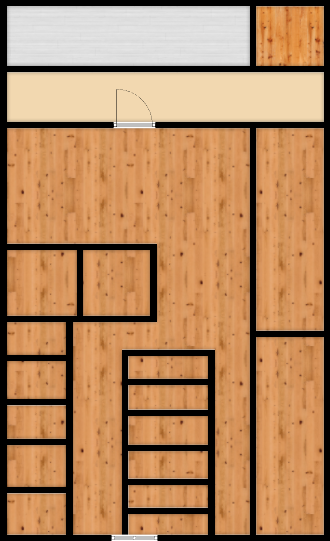
#> input picture Notebooks Data/Level3FP.png, 330 x 541 px, found by its file name
$ jupyter execute --allow-errors 'FBS Bookings extraction.ipynb'
#> lines starting #> are read from the running program, lines starting #| are printed output that depends on the picture
[cell 1]
import urllib.request
import bs4 as bs
import re
import pandas as pd
import numpy as np
import os
import matplotlib.pyplot as plt
from matplotlib import cm
from matplotlib.colors import LinearSegmentedColormap
import seaborn as sns; sns.set()
import matplotlib.image as mpimg
from matplotlib.pyplot import show

[cell 2]
colnames = ['Booking Time',
           'Booking Status',
           'Booking Reference Number',
           'Booked for User Name',
           'Booked for User Org Unit',
           'Booked for User Email Address',
           'Use Type',
           'Purpose of Booking']
df = pd.DataFrame(columns=colnames)
df_secondary = pd.DataFrame(columns=['Top position','Booking Date'])

[cell 3]
rootdir = 'Connexion'
date_list = []
source_code = []
for subdir, dirs, files in os.walk(rootdir):
    for file in files:
        HtmlFile = open(os.path.join(subdir, file), 'r', encoding='utf-8')
        source_code.append(HtmlFile.read())
        date_list.append(file.strip('.html').split('_'))

[cell 4]
booking_title = re.compile('.*Booking Time.*')
for date, daily_booking in zip(date_list,source_code):
    soup = bs.BeautifulSoup(daily_booking)
    div_tags = soup.find_all('div',{'class':"scheduler_bluewhite_event scheduler_bluewhite_event_line0","title":booking_title})
    booking_list = [[item.split(':',1)[1].strip() for item in booking.get('title').split('\n')]for booking in div_tags]
    facility_list = [[item.split(':',1)[1].strip(),date[0]+'/'+date[1]+'/2020'] for booking in div_tags  for item in booking.get('style').split(';') if item.split(':',1)[0].strip() == 'top' ]
    df = df.append(pd.DataFrame(booking_list,columns = colnames))
    df_secondary = df_secondary.append(pd.DataFrame(facility_list,columns=['Top position','Booking Date'])) #Top position is the position of respective facilities in the page

df = pd.concat([df,df_secondary],axis=1)
df.head()

#> (a cell that did not finish here is left out)

#> (a cell that did not finish here is left out)

[cell 7]
df['Booking Time'] = df['Booking Time'].str.replace('-00:00','-23:59')
df['Booking Start'] = pd.to_datetime(df['Booking Date'] + ' ' + df['Booking Time'].str.split('-').str[0])
df['Booking End'] = pd.to_datetime(df['Booking Date'] + ' ' + df['Booking Time'].str.split('-').str[1])
df['Hours Booked'] = df['Booking End'] - df['Booking Start']
#> (the rest of this cell did not finish here and is left out)

[cell 8]
df = df[pd.to_datetime(df['Booking Date'], dayfirst=True).dt.dayofweek.isin([6,5,4])]
df = df[~ (pd.to_datetime(df['Booking Date'], dayfirst=True).dt.dayofweek.isin([4])) & df['Booking Start'].dt.hour < 18]
df

#> (a cell that did not finish here is left out)

# Level 3

[cell 10]
# initializing heatmap with zeros
heatmap_data = np.zeros(600).reshape((30,20))

# populating heatmap with density

# e.g. for x - 1,2,3 y - 6 to 10
#> (the rest of this cell did not finish here and is left out)

[cell 11]
from matplotlib.pyplot import figure
figure(num=None, figsize=(10, 8), dpi=80, facecolor='w', edgecolor='k')

map_img = mpimg.imread('Level3FP.png')
#> map_img is the input picture: shape (541, 330, 3) float32; mean R, G, B 0.709, 0.53, 0.369
hmax = sns.heatmap(heatmap_data,
            cmap = cm.Reds,
            alpha = 0.5, # whole heatmap is translucent
            annot = False,
            zorder = 2,
            square = True
            )

# heatmap uses pcolormesh instead of imshow, so we can't pass through
# extent as a kwarg, so we can't mmatch the heatmap to the map. Instead,
# match the map to the heatmap:

hmax.imshow(map_img,
          aspect = hmax.get_aspect(),
          extent = hmax.get_xlim() + hmax.get_ylim(),
          zorder = 1) #put the map under the heatmap
show()
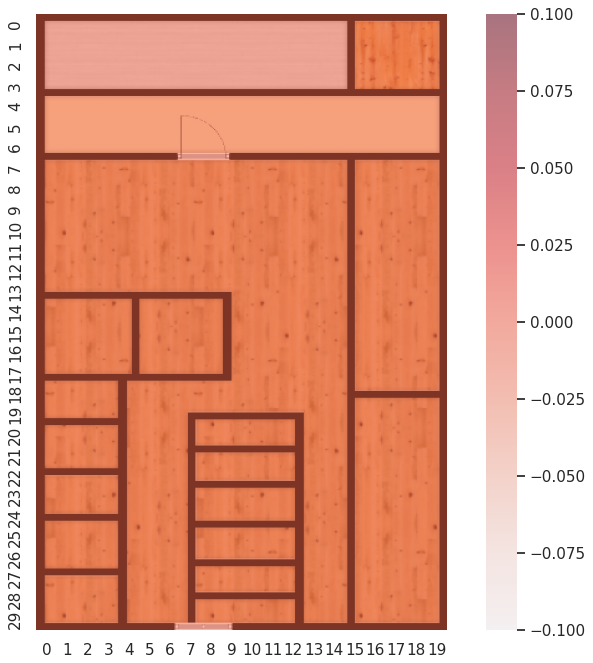
#> figure drawn by matplotlib, 2 panels

[cell 12]
# initializing heatmap with zeros
heatmap_data = np.zeros(600).reshape((30,20))

# populating heatmap with density

# e.g. for x - 1,2,3 y - 6 to 10
#> (the rest of this cell did not finish here and is left out)

[cell 13]
from matplotlib.pyplot import figure
figure(num=None, figsize=(10, 8), dpi=80, facecolor='w', edgecolor='k')

map_img = mpimg.imread('Level4FP.png')
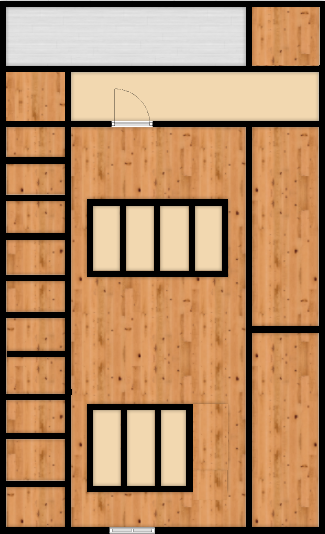
#> input picture Notebooks Data/Level4FP.png, 325 x 534 px, found by its file name
#> map_img is the input picture: shape (534, 325, 4) float32; mean R, G, B, A 0.702, 0.537, 0.384, 1
hmax = sns.heatmap(heatmap_data,
            cmap = cm.Reds,
            alpha = 0.5, # whole heatmap is translucent
            annot = False,
            zorder = 2,
            square = True
            )

# heatmap uses pcolormesh instead of imshow, so we can't pass through
# extent as a kwarg, so we can't mmatch the heatmap to the map. Instead,
# match the map to the heatmap:

hmax.imshow(map_img,
          aspect = hmax.get_aspect(),
          extent = hmax.get_xlim() + hmax.get_ylim(),
          zorder = 1) #put the map under the heatmap
show()
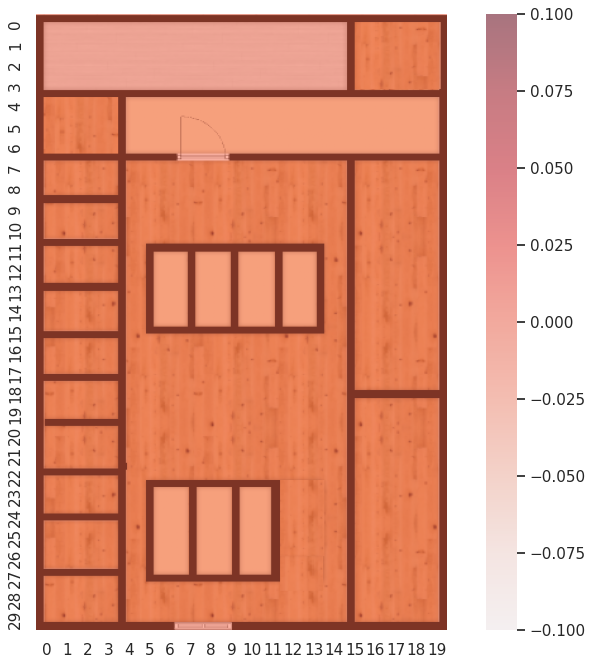
#> figure drawn by matplotlib, 2 panels

[cell 14]
# initializing heatmap with zeros
heatmap_data = np.zeros(600).reshape((30,20))

# populating heatmap with density
# e.g. for x - 1,2,3 y - 6 to 10

#> (the rest of this cell did not finish here and is left out)

[cell 15]
from matplotlib.pyplot import figure
figure(num=None, figsize=(10, 8), dpi=80, facecolor='w', edgecolor='k')

map_img = mpimg.imread('Level2FP.png')
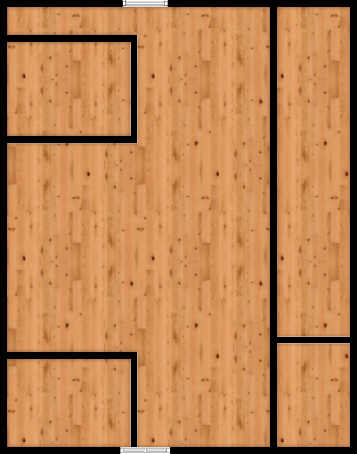
#> input picture Notebooks Data/Level2FP.png, 357 x 454 px, found by its file name
#> map_img is the input picture: shape (454, 357, 3) float32; mean R, G, B 0.74, 0.513, 0.318
hmax = sns.heatmap(heatmap_data,
            cmap = cm.Reds,
            alpha = 0.5, # whole heatmap is translucent
            annot = False,
            zorder = 2,
            square = True
            )

# heatmap uses pcolormesh instead of imshow, so we can't pass through
# extent as a kwarg, so we can't mmatch the heatmap to the map. Instead,
# match the map to the heatmap:

hmax.imshow(map_img,
          aspect = hmax.get_aspect(),
          extent = hmax.get_xlim() + hmax.get_ylim(),
          zorder = 1) #put the map under the heatmap
show()
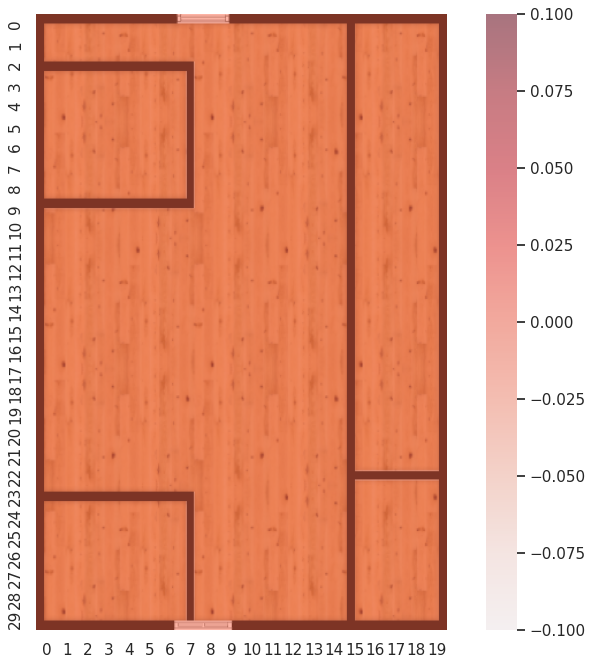
#> figure drawn by matplotlib, 2 panels

[cell 16]
#Average occupancy of all facilities over the course of the day (averaged across the month)
timestamps = pd.date_range("08:00", "22:30", freq="30min")
avg_occupancy_list = [df[(df['Booking Start'].dt.time <= time.time()) & (df['Booking End'].dt.time >= time.time())].shape[0]/29 for time in timestamps]


from matplotlib.pyplot import figure
figure(num=None, figsize=(10, 6), dpi=80, facecolor='w', edgecolor='k')
plt.plot(timestamps.strftime('%H:%M:%S'),avg_occupancy_list)
a = plt.xticks(rotation=50)

[cell 17]
df[df['Booking Date']=='08/02/2020']

[cell 18]
# number of hours by day - we can observe how the booking hours increases over the weeks. And weekends have a sharp drop.
daily_df = df.groupby('Booking Date').agg({'Hours Booked' :'sum'}).reset_index()
daily_df['Booking Date'] = pd.to_datetime(daily_df['Booking Date'],dayfirst=True)
daily_df = daily_df.sort_values(by='Booking Date')

plt.plot(daily_df['Booking Date'],daily_df['Hours Booked']/np.timedelta64(1, 'h'))
a = plt.xticks(daily_df['Booking Date'],rotation= 90)
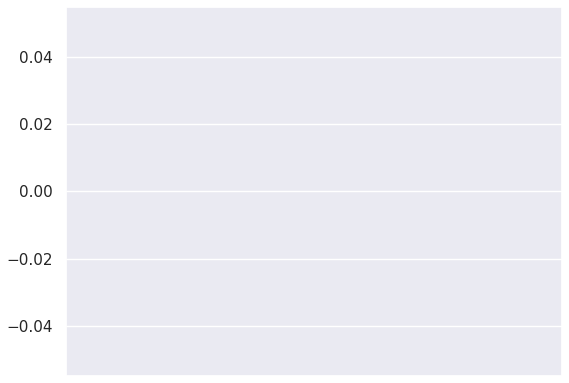
#> figure drawn by matplotlib, 1 panel
